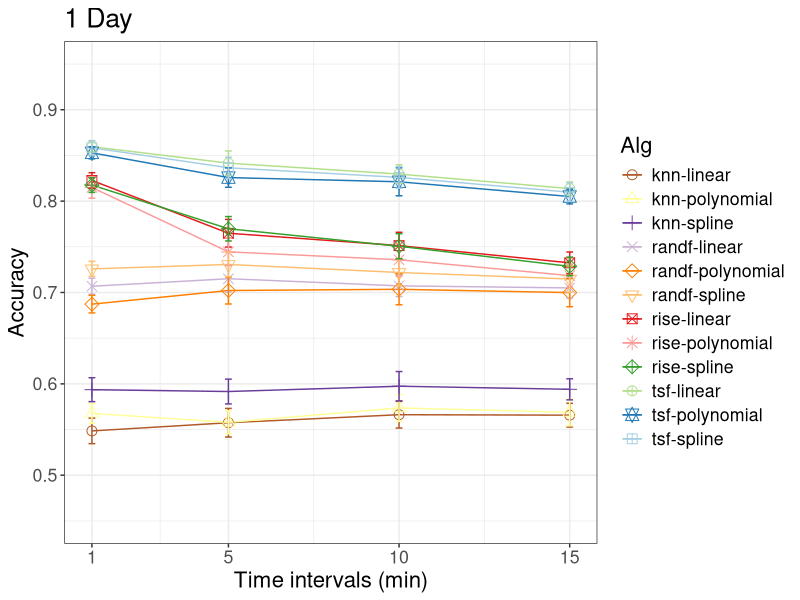
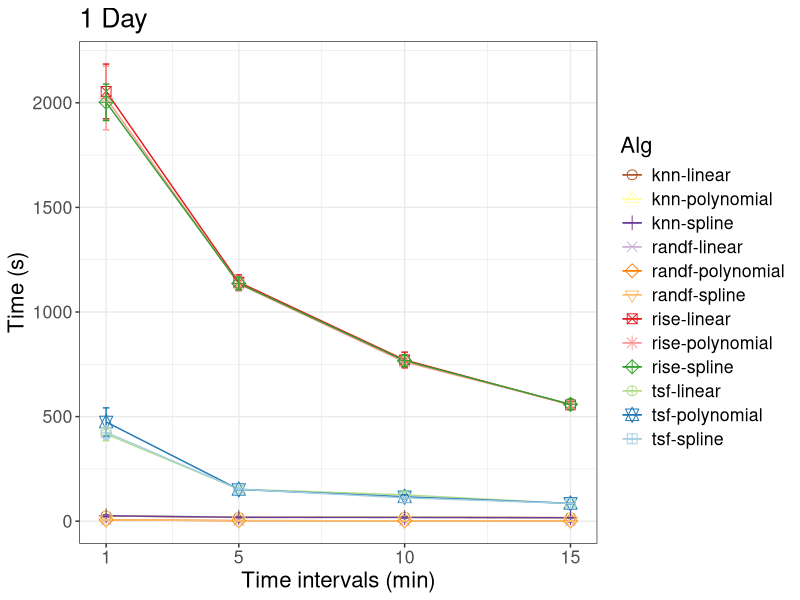
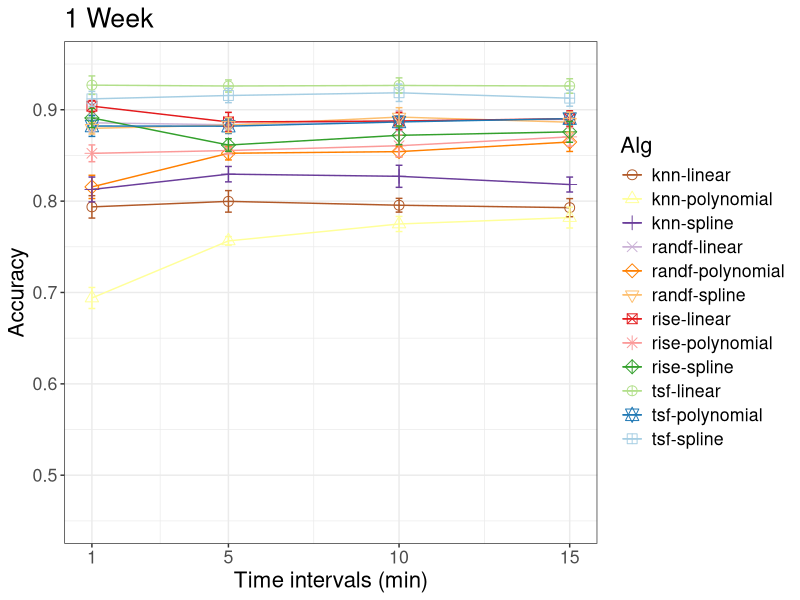
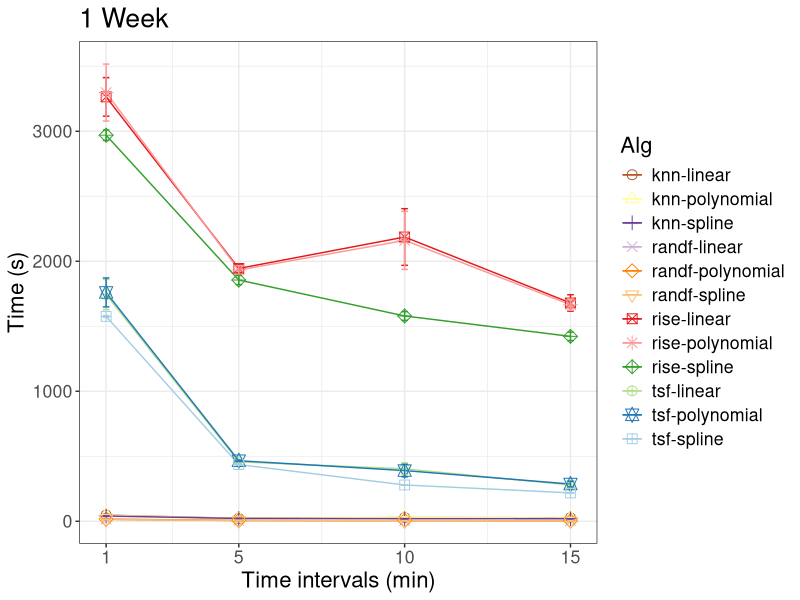
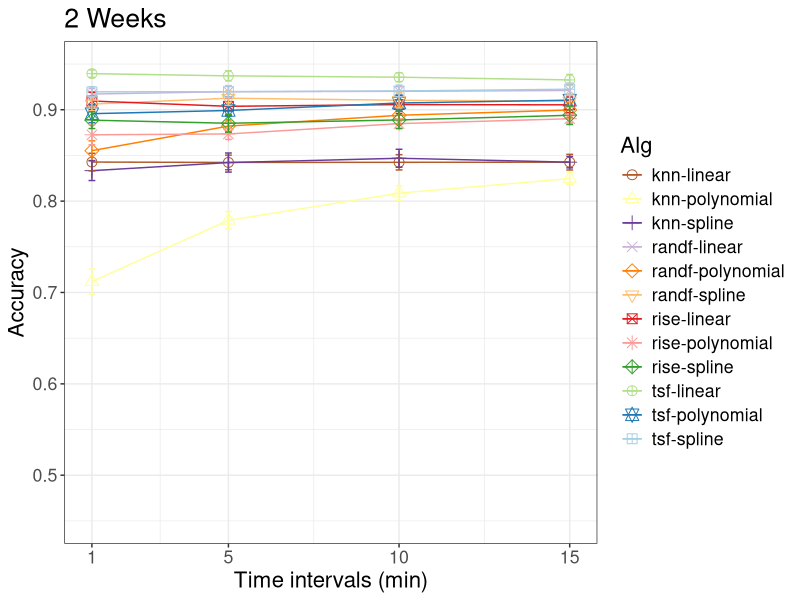
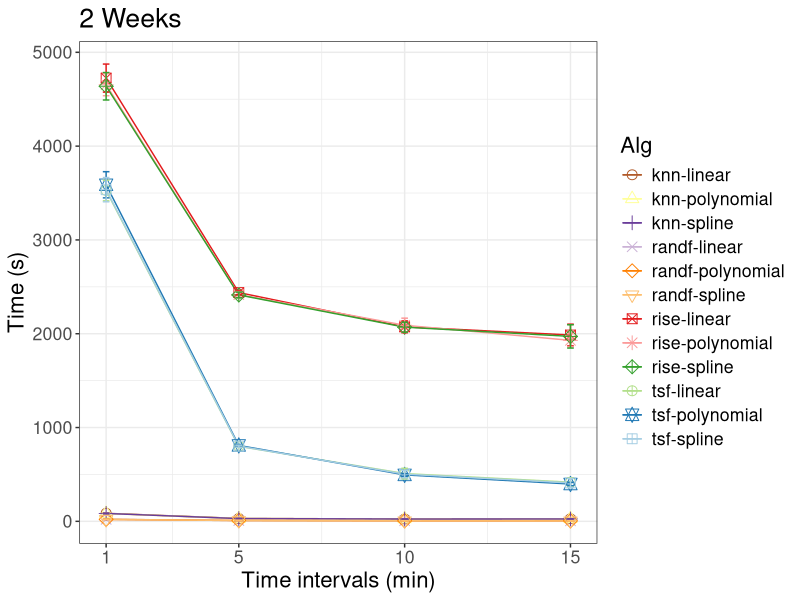
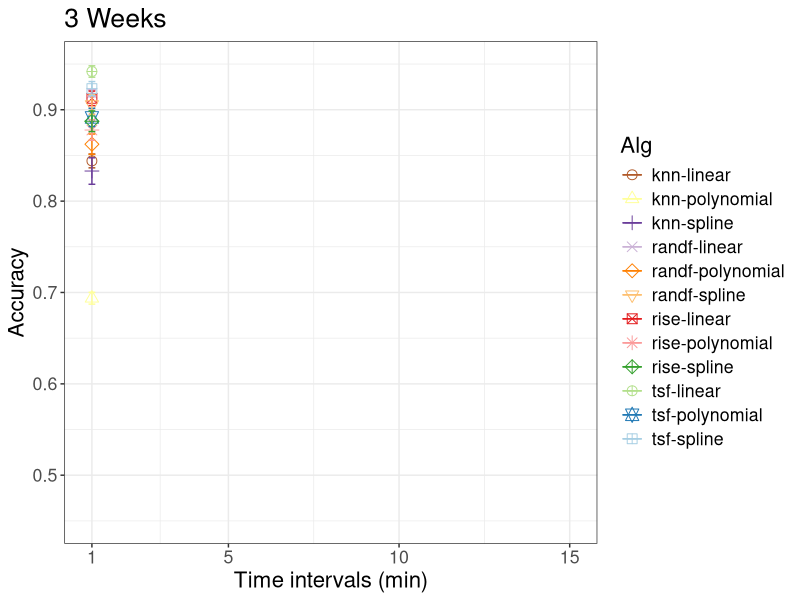
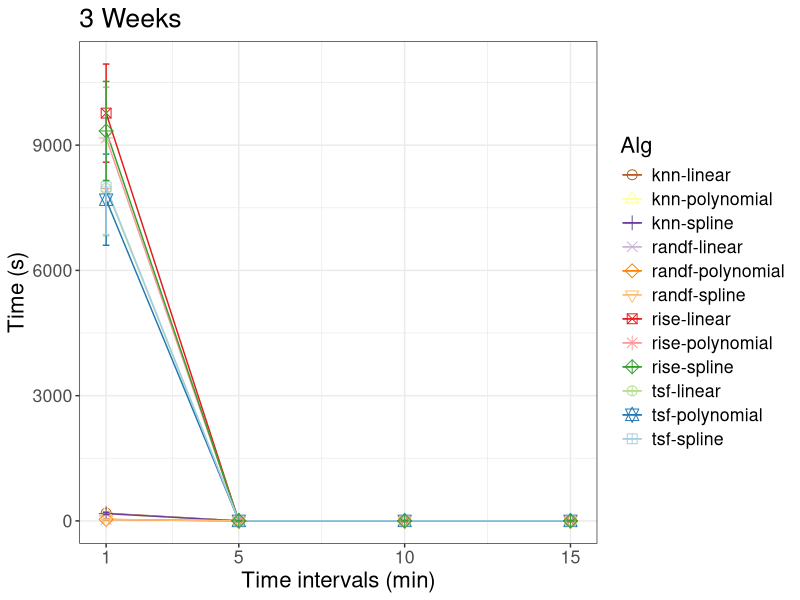

Source code (R) for these figures, in order:

library(ggplot2)
library(RColorBrewer)

# loading results
x = read.table('res_partial_asos_1min_literature_methods.txt', stringsAsFactors=F)

# converting to data.frame
x = as.data.frame(x)
colnames(x) = c('alg', 'method', 'span', 'int', 'acc', 'sd_acc', 'time', 'sd_time', 'num')

x$span = factor(x$span, 
                levels=c('1day','1week','2week','3week'),
                labels=c('1 Day','1 Week','2 Weeks','3 Weeks'))
x$alg = as.factor(x$alg)
#x$alg = factor(x$alg, 
#                levels=c('3', '4', '5', '6', 'knn','randf','tsf','rise'),
#                labels=c('D=3', 'D=4', 'D=5', 'D=6', 'Knn','RandF','TSF','RISE'))

x$int = as.numeric(gsub('min', '', x$int))

# loading absolute times of interpolation
xint = read.table('res_partial_time_interpolate.txt')
labnames = c('Method', 'span', 'int', 'time')
colnames(xint) = labnames
xint$span = factor(xint$span, 
                levels=c('1day','1week','2week','3week'),
                labels=c('1 Day','1 Week','2 Weeks','3 Weeks'))
xint$int = as.numeric(gsub('min', '', xint$int))


#D=3

# length of computed features
#N = 30
N = 10

# source
# http://www.cookbook-r.com/Manipulating_data/Summarizing_data/

# Calculate standard error of the mean
# standard error
x$se_acc = x$sd_acc/sqrt(N)
x$se_time = x$sd_time/sqrt(N)

# Confidence interval multiplier for standard error
conf.interval = 0.95
# Calculate t-statistic for confidence interval: 
# e.g., if conf.interval is .95, use .975 (above/below), and use df=N-1
ciMult = qt(conf.interval/2 + .5, N-1)
x$ci_acc = x$se_acc * ciMult
x$ci_time = x$se_time * ciMult



for(span in unique(x$span))
{
    # filtering by span
    x_i = x[x$span == span,]

    # accuracy
    p = ggplot(data=x_i, aes(x=int, y=acc, color=alg, shape=alg)) + 
        geom_line() + geom_point(size=3) + theme_bw() + ylab('Accuracy') +
        scale_x_continuous(name ="Time intervals (min)", breaks=c(1,5,10,15)) +
        scale_color_manual(values = rev(brewer.pal(12,'Paired'))) + 
        scale_shape_manual(values=1:nlevels(x$alg)) +
        ylim(0.45, 0.95) +
        geom_errorbar(aes(ymin=acc-ci_acc, ymax=acc+ci_acc), width=.2) +
        theme(text=element_text(size=16)) +
        labs(color="Alg", shape="Alg", title=span) 
        #theme(text=element_text(size=16,  family='Sans')) 
    
    fname=paste('img/fig_accuracy_asos_1min_methods_',
                gsub(' ', '', as.character(span)),'.pdf', sep='')
    ggsave(fname, p, width=10)

    # time
    p = ggplot(data=x_i, aes(x=int, y=time, color=alg, shape=alg)) + 
        geom_line() + geom_point(size=3) + theme_bw() + ylab('Time (s)') +
        scale_x_continuous(name ="Time intervals (min)", breaks=c(1,5,10,15)) +
        scale_color_manual(values = rev(brewer.pal(12,'Paired'))) + 
        scale_shape_manual(values=1:nlevels(x$alg)) +
        #ylim(0.45, 0.95) +
        geom_errorbar(aes(ymin=time-ci_time, ymax=time+ci_time), width=.2) +
        theme(text=element_text(size=16)) +
        labs(color="Alg", shape="Alg", title=span) 
        #theme(text=element_text(size=16,  family='Sans')) 

    fname=paste('img/fig_time_asos_1min_methods_',
                gsub(' ', '', as.character(span)),'.pdf', sep='')
    ggsave(fname, p, width=10)
 
    #scale_shape_discrete(labels=c('a','b','c','d','e')) +
}


